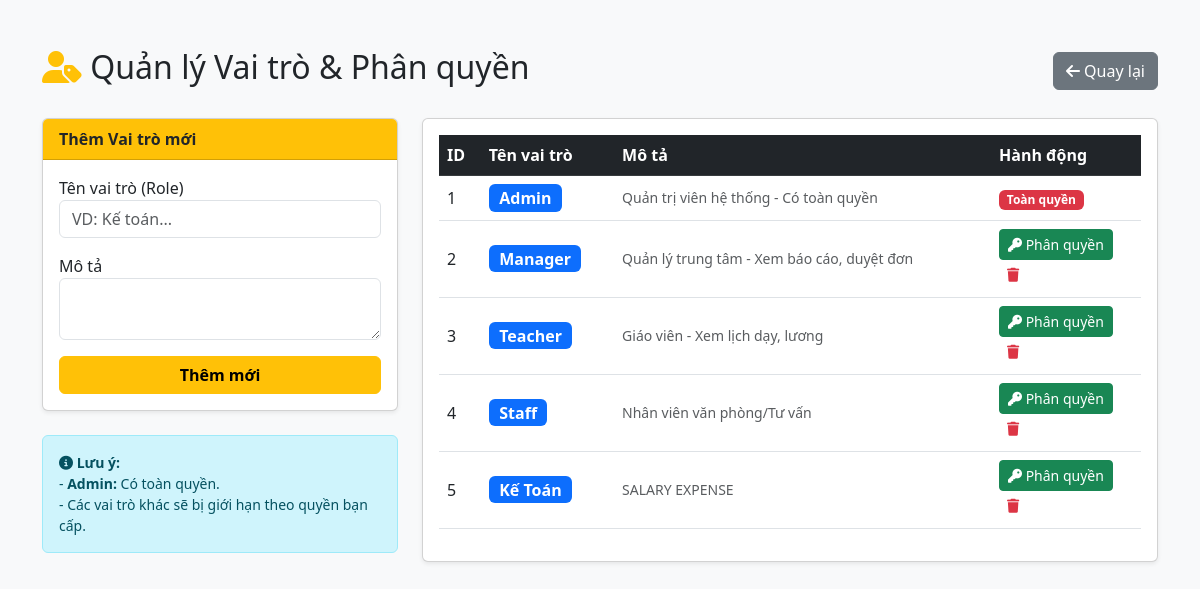
/HomePage/admin_roles.php (signed in), run on the app's committed database.
### tables this page shows
CREATE TABLE `roles` (
  `id` int(11) NOT NULL,
  `name` varchar(50) NOT NULL,
  `description` text DEFAULT NULL,
  `default_salary` decimal(15,0) DEFAULT 5000000
);

### HomePage/admin_roles.php (the view, shortened to what this page needs)
<?php
require_once 'db_connect.php';
$roles_result = $conn->query("SELECT * FROM roles");
$roles_data = [];
while ($row = $roles_result->fetch_assoc()) {
    $roles_data[] = $row;
}
?>
<!DOCTYPE html>
<html lang="vi">
<head>
    <link href="https://cdn.jsdelivr.net/npm/bootstrap@5.3.0/dist/css/bootstrap.min.css" rel="stylesheet">
    <link rel="stylesheet" href="https://cdnjs.cloudflare.com/ajax/libs/font-awesome/6.5.1/css/all.min.css">
</head>
<body class="bg-light">
    <div class="container mt-5 mb-5">
        <div class="d-flex justify-content-between align-items-center mb-4">
            <h2><i class="fas fa-user-tag text-warning"></i> Quản lý Vai trò & Phân quyền</h2>
            <a href="admin_dashboard.php" class="btn btn-secondary"><i class="fas fa-arrow-left"></i> Quay lại</a>
        </div>
        <div class="row">
            <div class="col-md-4">
                <div class="card shadow-sm mb-4">
                    <div class="card-header bg-warning text-dark fw-bold">Thêm Vai trò mới</div>
                    <div class="card-body">
                        <form method="POST">
                            <div class="mb-3">
                                <label>Tên vai trò (Role)</label>
                                <input type="text" name="role_name" class="form-control" placeholder="VD: Kế toán..." required>
                            </div>
                            <div class="mb-3">
                                <label>Mô tả</label>
                                <textarea name="role_desc" class="form-control" rows="2"></textarea>
                            </div>
                            <button type="submit" name="add_role" class="btn btn-warning w-100 fw-bold">Thêm mới</button>
                        </form>
                    </div>
                </div>
                <div class="alert alert-info small">
                    <i class="fas fa-info-circle"></i> <strong>Lưu ý:</strong><br>
                    - <strong>Admin:</strong> Có toàn quyền.<br>
                    - Các vai trò khác sẽ bị giới hạn theo quyền bạn cấp.
                </div>
            </div>
            <div class="col-md-8">
                <div class="card shadow-sm">
                    <div class="card-body">
                        <table class="table table-hover align-middle">
                            <thead class="table-dark">
                                <tr>
                                    <th>ID</th>
                                    <th>Tên vai trò</th>
                                    <th>Mô tả</th>
                                    <th width="150">Hành động</th>
                                </tr>
                            </thead>
                            <tbody>
                                <?php foreach ($roles_data as $role): ?>
                                <tr>
                                    <td><?php echo $role['id']; ?></td>
                                    <td><span class="badge bg-primary fs-6"><?php echo $role['name']; ?></span></td>
                                    <td class="text-muted small"><?php echo $role['description']; ?></td>
                                    <td>
                                        <?php if($role['id'] != 1): ?>
                                            <button type="button" class="btn btn-sm btn-success" data-bs-toggle="modal" data-bs-target="#permModal<?php echo $role['id']; ?>">
                                                <i class="fas fa-key"></i> Phân quyền
                                            </button>
                                            <form method="POST" class="d-inline" onsubmit="return confirm('Xóa vai trò này?');">
                                                <button type="submit" name="delete_role" class="btn btn-sm btn-outline-danger border-0"><i class="fas fa-trash"></i></button>
                                            </form>
                                        <?php else: ?>
                                            <span class="badge bg-danger">Toàn quyền</span>
                                        <?php endif; ?>
                                    </td>
                                </tr>
                                <?php endforeach; ?>
                            </tbody>
                        </table>
                    </div>
                </div>
            </div>
        </div>
    </div>
</body>
</html>

### data on the page
roles: id "1", name "Admin", description "Quản trị viên hệ thống - Có toàn quyền", shows "Toàn quyền"
roles: id "2", name "Manager", description "Quản lý trung tâm - Xem báo cáo, duyệt đơn"
roles: id "3", name "Teacher", description "Giáo viên - Xem lịch dạy, lương"
roles: id "4", name "Staff", description "Nhân viên văn phòng/Tư vấn"
roles: id "5", name "Kế Toán", description "SALARY EXPENSE"
